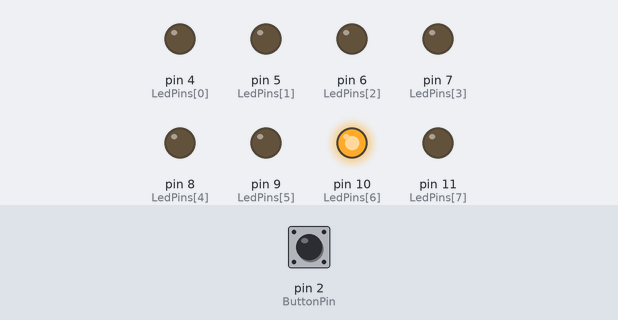
A sketch run on a simulated Arduino Uno, built with avr-gcc and run on an emulated ATmega328P. Parts: output pins drawn as LEDs (lit = HIGH). Dashed ring = blinking. The test bench sets the inputs (shaded band); at power-on: pin 2 (ButtonPin) HIGH.

Above: at 6.9 s.
7.0 s: pin 2 (ButtonPin) pulled LOW for 1.2 s
At 7.5 s:
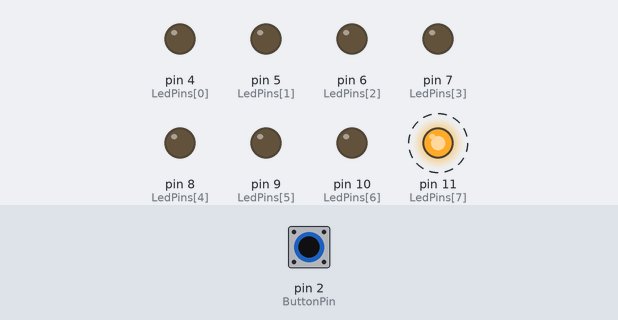
At 10.8 s:
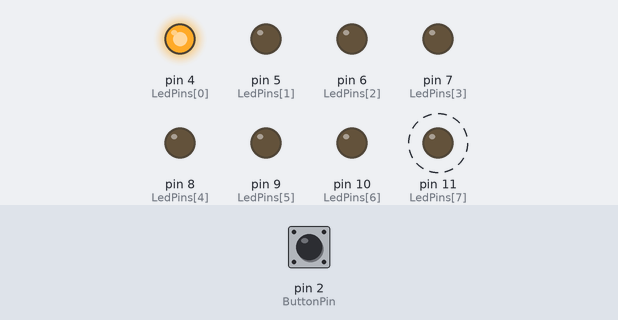
11.5 s: pin 2 (ButtonPin) pulled LOW for 3.2 s
At 12.5 s:
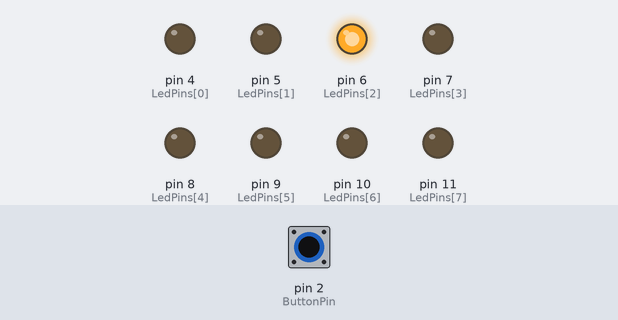
Timing chart, 0 to 23.5 s (numbered marks = the images above; inputs shaded):
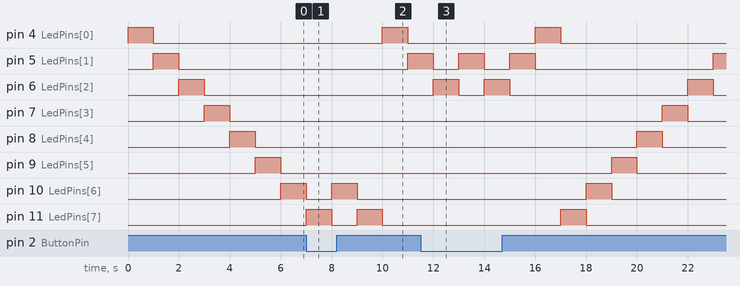

The sketch:

Water_light_with_Button.ino
```cpp
#define ButtonPin 2
int LedDirection = 1 ;
int LedPins[] = {4,5,6,7,8,9,10,11} ;
int NowLedOn = 0 ;
// the setup function runs once when you press reset or power the board
void setup() {
  // initialize digital pin Blink_Led_Pin as an output.
     pinMode(ButtonPin,INPUT) ;
    for(int i=0; i <8 ; i++)
        {
              pinMode(LedPins[i], OUTPUT);    //定義Blink_Led_Pin為輸出腳位
              digitalWrite(LedPins[i], LOW);    // 將腳位Blink_Led_Pin設定為低電位  turn the LED off by making the voltage LOW
        }

}

// the loop function runs over and over again forever
void loop() {
    int btnValue = digitalRead(ButtonPin) ;
    if (!btnValue)
          LedDirection  = LedDirection* (-1 );
   //  if
       for (int i =0 ; i < 8; i++)
          {
              if (NowLedOn == i)
              {
                digitalWrite(LedPins[i], HIGH);   // turn on Led
              }
              else
              {
                digitalWrite(LedPins[i], LOW);    // turn off Led
              }


          }
          if (LedDirection == 1)
              {
                NowLedOn ++ ;   //right side move
              }
              else
              {
                NowLedOn -- ;     //left side move

              }
     if (NowLedOn >=8)      // check right side
          NowLedOn= 0 ;
     if (NowLedOn < 0)      // check left side
          NowLedOn= 7 ;

         delay(1000) ;
}
```

Measured:
- after the input at 7.0 s, pin 6 (LedPins[2]): stays LOW (without the input it goes to HIGH after 3.0 s); pin 7 (LedPins[3]): stays LOW (without the input it goes to HIGH after 4.0 s)
